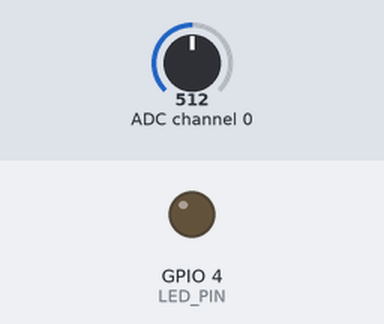
A program run on a simulated Raspberry Pi (BCM pin numbers). Parts: output pins drawn as LEDs (lit = HIGH). The inputs (shaded band) are chosen by the test bench; at power-on: ADC channel 0 = 512 (analog values on the 0–1023 scale).

Above: at 1.2 s.
1.3 s: ADC channel 0 set to 493
At 2.3 s:
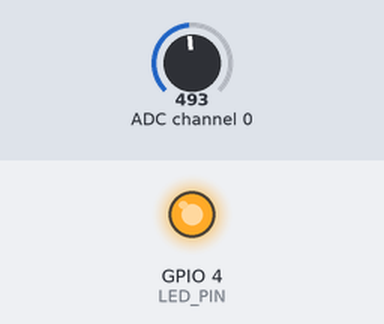
3.0 s: ADC channel 0 set to 522
At 3.5 s:
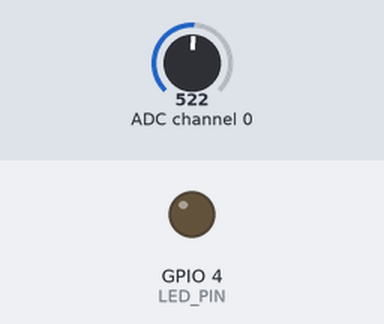
4.5 s: ADC channel 0 set to 511
At 5.8 s:
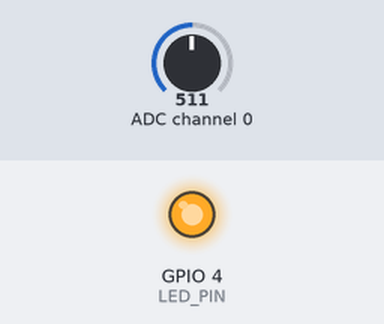
Timing chart, 0 to 7.5 s (numbered marks = the images above; inputs shaded):
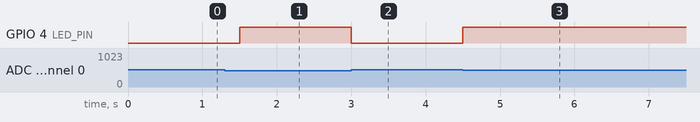

Measured:
- the behaviour switches between 512 and 511 on ADC channel 0 (found by bisection; images 0 and 1)
- after the input at 1.3 s, GPIO 4 (LED_PIN): LOW → HIGH after 0.20 s
- after the input at 3.0 s, GPIO 4 (LED_PIN): HIGH → LOW at once
- after the input at 4.5 s, GPIO 4 (LED_PIN): LOW → HIGH at once

The program:

LDR_task.py
```python
import spidev
import time
import RPi.GPIO as GPIO

LED_PIN = 4
GPIO.setmode(GPIO.BCM)
GPIO.setup(LED_PIN, GPIO.OUT)

#  SPI 인스턴스 생성
spi = spidev.SpiDev()

#  SPI 통신 시작
spi.open(0, 0) # bus: 0, dev: 0

#  SPI  최대 통신 속도
spi.max_speed_hz = 1000000

#  analog -> digital 변환
def analog_read(channel):
  # [byte_1, byte_2, byte_3]
  # byte_1 : 1
  # byte_2 : channel(0) + 8 : 0000 1000 -> 1000 0000
  # byte_3 : 0
  ret = spi.xfer2([1, (8 + channel) << 4, 0])
  adc_out = ((ret[1] & 3) << 8) + ret[2]
  return adc_out

try:
    while True:
        reading = analog_read(0)
        if reading>=512 :
          GPIO.output(LED_PIN, GPIO.LOW)
          time.sleep(0.5)
        else :
          GPIO.output(LED_PIN, GPIO.HIGH)
          time.sleep(0.5)
finally:
    spi.close()
    GPIO.cleanup()
```
